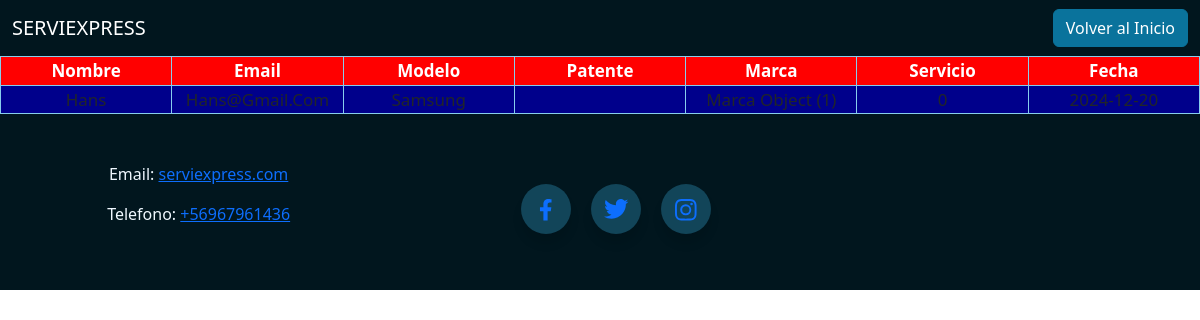
Page /reservas/ on the earlier database version.
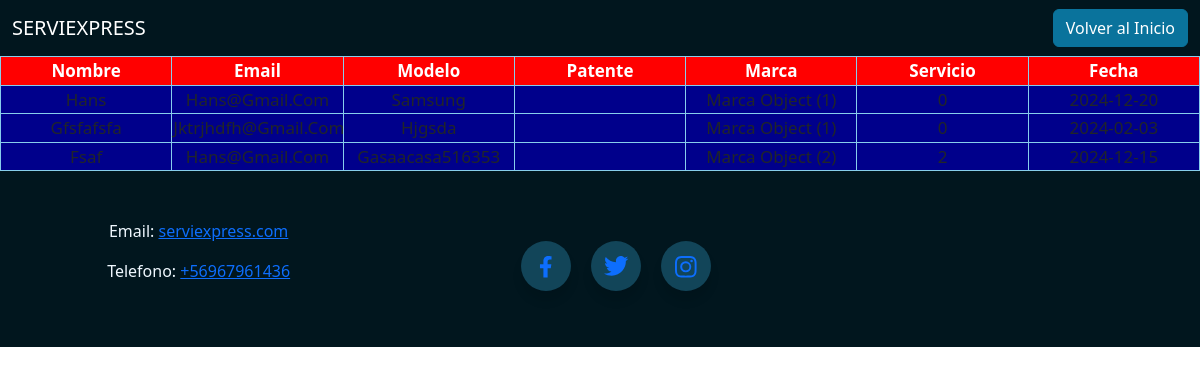
Same page on the later database version.
### servi/models.py (models this page shows, shortened)
class Cita(models.Model):
    nombre = models.CharField(max_length=(60))
    email = models.EmailField()
    modelo = models.CharField(max_length=(150))
    patente = models.CharField(max_length=(10))
    marca = models.ForeignKey(Marca, on_delete=models.PROTECT)
    servicio = models.IntegerField(choices=opciones_servicio)
    fecha = models.DateField()
    precio = models.IntegerField()

class Marca(models.Model):
    nombre = models.CharField(max_length=(50))

### servi/views.py (the view)
# urls.py: path('reservas/', reservas, name="reservas"),
def reservas(request):
    citas = Cita.objects.all()
    data= {
        'citas': citas
    }
    return render(request, 'servi/reserv/reservas.html', data)

### servi/templates/servi/reserv/reservas.html (shortened to what this page needs)
{% load static %}
<!DOCTYPE html>
<html lang="es">
<head>
    <link href="https://cdn.jsdelivr.net/npm/bootstrap@5.3.2/dist/css/bootstrap.min.css" rel="stylesheet"
>
    <link rel="stylesheet" href="../static/css/cliente.css"">
</head>
<body>
    <header>
        <nav class="navbar navbar-expand-lg navbar-custom">
            <div class="container-fluid">
                <a class="navbar-brand" href="{% url 'main' %}">SERVIEXPRESS</a>
                <div class="collapse navbar-collapse" id="navbarNav">
                    <button class="btn btn-primary" type="button" href="{% url 'main' %}">Volver al Inicio</button>
                </div>
            </div>
        </nav>
    </header>
    <div>
        <div>
            <table>
                <tr>
                    <th>Nombre</th>
                    <th>Email</th>
                    <th>Modelo</th>
                    <th>Patente</th>
                    <th>Marca</th>
                    <th>Servicio</th>
                    <th>Fecha</th>
                </tr>
                {% for c in citas %}
                <tr>
                    <td>{{ c.nombre | title }}</td>
                    <td>{{ c.email | title }}</td>
                    <td>{{ c.modelo | title }}</td>
                    <td>{{ c.patene | title }}</td>
                    <td>{{ c.marca | title }}</td>
                    <td>{{ c.servicio | title }}</td>
                    <td>{{ c.fecha | title }}</td>
                </tr>
                {% endfor %}
            </table>
        </div>
        <footer>
            <div class="row">
                <div class="column">
                    <p>Email: <a class="link" href="#">serviexpress.com</a></p>
                    <p>Telefono: <a class="link" href="#">+56967961436</a></p>
                </div>
                <div class="column">
                    <ul class="wrapper">
                        <li class="icon facebook"><a href="facebook.com">
                                <svg viewBox="0 0 320 512" height="1.2em" fill="currentColor"
                                    xmlns="http://www.w3.org/2000/svg">
                                    <path
                                        d="M279.14 288l14.22-92.66h-88.91v-60.13c0-25.35 12.42-50.06 52.24-50.06h40.42V6.26S260.43 0 225.36 0c-73.22 0-121.08 44.38-121.08 124.72v70.62H22.89V288h81.39v224h100.17V288z">
                                    </path>
                                </svg>
                            </a></li>
                        <li class="icon twitter"><a href="x.com">
                            </a></li>
                        <li class="icon instagram"><a href="instagram.com">
                            </a></li>
                    </ul>
                </div>
                <div class="column">
                </div>
    </div>
</body>
</html>

Differences in the rows shown:
added Cita: nombre "Gfsfafsfa", email "Jktrjhdfh@Gmail.Com", modelo "Hjgsda", marca "Marca Object (1)", servicio "0", fecha "2024-02-03"
added Cita: nombre "Fsaf", email "Hans@Gmail.Com", modelo "Gasaacasa516353", marca "Marca Object (2)", servicio "2", fecha "2024-12-15"
